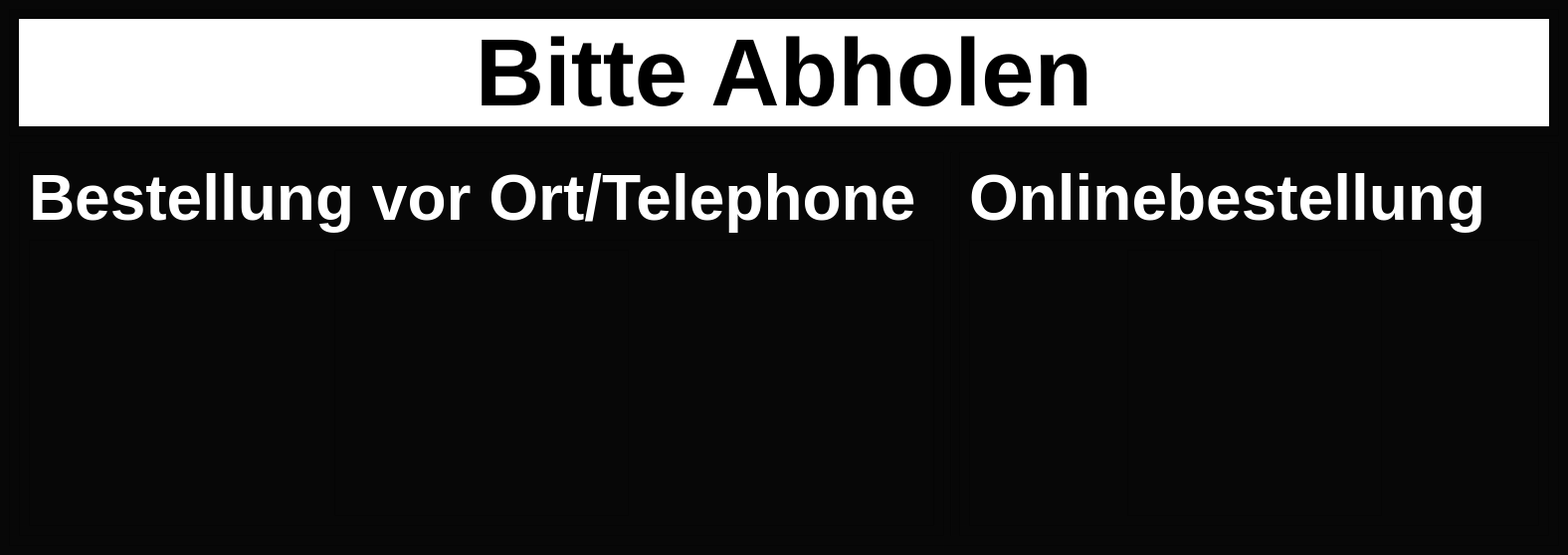
<?xml version="1.0" encoding="UTF-8"?>
<ui version="4.0">
 <class>Abholung</class>
 <widget class="QMainWindow" name="Abholung">
  <property name="geometry">
   <rect>
    <x>0</x>
    <y>0</y>
    <width>1576</width>
    <height>558</height>
   </rect>
  </property>
  <property name="windowTitle">
   <string>MainWindow</string>
  </property>
  <property name="styleSheet">
   <string notr="true">background-color: rgb(7, 7, 7);</string>
  </property>
  <widget class="QWidget" name="centralwidget">
   <property name="sizePolicy">
    <sizepolicy hsizetype="Preferred" vsizetype="Preferred">
     <horstretch>0</horstretch>
     <verstretch>0</verstretch>
    </sizepolicy>
   </property>
   <layout class="QGridLayout" name="gridLayout">
    <item row="0" column="0">
     <widget class="QFrame" name="frame_4">
      <property name="frameShape">
       <enum>QFrame::StyledPanel</enum>
      </property>
      <property name="frameShadow">
       <enum>QFrame::Raised</enum>
      </property>
      <layout class="QGridLayout" name="gridLayout_2">
       <item row="0" column="0">
        <widget class="QLabel" name="label_3">
         <property name="font">
          <font>
           <pointsize>72</pointsize>
           <weight>75</weight>
           <italic>false</italic>
           <bold>true</bold>
          </font>
         </property>
         <property name="styleSheet">
          <string notr="true">background-color: rgb(255, 255, 255);</string>
         </property>
         <property name="text">
          <string>Bitte Abholen</string>
         </property>
         <property name="alignment">
          <set>Qt::AlignCenter</set>
         </property>
        </widget>
       </item>
      </layout>
     </widget>
    </item>
    <item row="1" column="0">
     <widget class="QFrame" name="frame_3">
      <property name="autoFillBackground">
       <bool>false</bool>
      </property>
      <property name="frameShape">
       <enum>QFrame::StyledPanel</enum>
      </property>
      <property name="frameShadow">
       <enum>QFrame::Raised</enum>
      </property>
      <layout class="QHBoxLayout" name="horizontalLayout">
       <item>
        <widget class="QFrame" name="frame">
         <property name="styleSheet">
          <string notr="true">border-top-color: rgb(0, 0, 0);
border-bottom-color: rgb(6, 6, 6);
gridline-color: rgb(6, 6, 6);
border-left-color: rgb(9, 9, 9);
border-top-color: rgb(4, 4, 4);
gridline-color: rgb(0, 0, 0);</string>
         </property>
         <property name="frameShape">
          <enum>QFrame::StyledPanel</enum>
         </property>
         <property name="frameShadow">
          <enum>QFrame::Raised</enum>
         </property>
         <layout class="QVBoxLayout" name="verticalLayout_2">
          <item>
           <widget class="QLabel" name="label">
            <property name="font">
             <font>
              <pointsize>48</pointsize>
              <weight>75</weight>
              <italic>false</italic>
              <bold>true</bold>
             </font>
            </property>
            <property name="styleSheet">
             <string notr="true">color:white;</string>
            </property>
            <property name="text">
             <string>Bestellung vor Ort/Telephone </string>
            </property>
           </widget>
          </item>
          <item>
           <widget class="QFrame" name="frame_5">
            <property name="styleSheet">
             <string notr="true">border-color: rgb(0,0,0);</string>
            </property>
            <property name="frameShape">
             <enum>QFrame::StyledPanel</enum>
            </property>
            <property name="frameShadow">
             <enum>QFrame::Raised</enum>
            </property>
            <layout class="QHBoxLayout" name="horizontalLayout_2">
             <item>
              <spacer name="horizontalSpacer_4">
               <property name="orientation">
                <enum>Qt::Horizontal</enum>
               </property>
               <property name="sizeHint" stdset="0">
                <size>
                 <width>40</width>
                 <height>20</height>
                </size>
               </property>
              </spacer>
             </item>
             <item>
              <widget class="QListWidget" name="onsite_list_view">
               <property name="font">
                <font>
                 <pointsize>72</pointsize>
                 <italic>true</italic>
                </font>
               </property>
               <property name="styleSheet">
                <string notr="true">color:white;
gridline-color: rgb(3, 3, 3);
border-left-color: rgb(18, 18, 18);
border-bottom-color: rgb(9, 9, 9);
border-top-color: rgb(29, 29, 29);
border-color: rgb(8, 8, 8);</string>
               </property>
              </widget>
             </item>
             <item>
              <spacer name="horizontalSpacer">
               <property name="orientation">
                <enum>Qt::Horizontal</enum>
               </property>
               <property name="sizeHint" stdset="0">
                <size>
                 <width>40</width>
                 <height>20</height>
                </size>
               </property>
              </spacer>
             </item>
            </layout>
           </widget>
          </item>
         </layout>
        </widget>
       </item>
       <item>
        <widget class="Line" name="line_2">
         <property name="orientation">
          <enum>Qt::Vertical</enum>
         </property>
        </widget>
       </item>
       <item>
        <widget class="QFrame" name="frame_2">
         <property name="frameShape">
          <enum>QFrame::StyledPanel</enum>
         </property>
         <property name="frameShadow">
          <enum>QFrame::Raised</enum>
         </property>
         <layout class="QVBoxLayout" name="verticalLayout">
          <item>
           <widget class="QLabel" name="label_2">
            <property name="font">
             <font>
              <pointsize>48</pointsize>
              <weight>75</weight>
              <italic>false</italic>
              <bold>true</bold>
             </font>
            </property>
            <property name="styleSheet">
             <string notr="true">color:white;</string>
            </property>
            <property name="text">
             <string>Onlinebestellung</string>
            </property>
           </widget>
          </item>
          <item>
           <widget class="QFrame" name="frame_6">
            <property name="frameShape">
             <enum>QFrame::StyledPanel</enum>
            </property>
            <property name="frameShadow">
             <enum>QFrame::Raised</enum>
            </property>
            <layout class="QHBoxLayout" name="horizontalLayout_3">
             <item>
              <spacer name="horizontalSpacer_3">
               <property name="orientation">
                <enum>Qt::Horizontal</enum>
               </property>
               <property name="sizeHint" stdset="0">
                <size>
                 <width>40</width>
                 <height>20</height>
                </size>
               </property>
              </spacer>
             </item>
             <item>
              <widget class="QListWidget" name="online_list_view">
               <property name="font">
                <font>
                 <family>Ubuntu</family>
                 <pointsize>72</pointsize>
                 <italic>true</italic>
                </font>
               </property>
               <property name="styleSheet">
                <string notr="true">color:white;</string>
               </property>
               <property name="selectionMode">
                <enum>QAbstractItemView::NoSelection</enum>
               </property>
               <property name="selectionBehavior">
                <enum>QAbstractItemView::SelectRows</enum>
               </property>
              </widget>
             </item>
             <item>
              <spacer name="horizontalSpacer_2">
               <property name="orientation">
                <enum>Qt::Horizontal</enum>
               </property>
               <property name="sizeHint" stdset="0">
                <size>
                 <width>128</width>
                 <height>20</height>
                </size>
               </property>
              </spacer>
             </item>
            </layout>
           </widget>
          </item>
         </layout>
        </widget>
       </item>
      </layout>
      <zorder>frame</zorder>
      <zorder>frame_2</zorder>
      <zorder>line_2</zorder>
     </widget>
    </item>
   </layout>
  </widget>
 </widget>
 <resources/>
 <connections/>
</ui>
